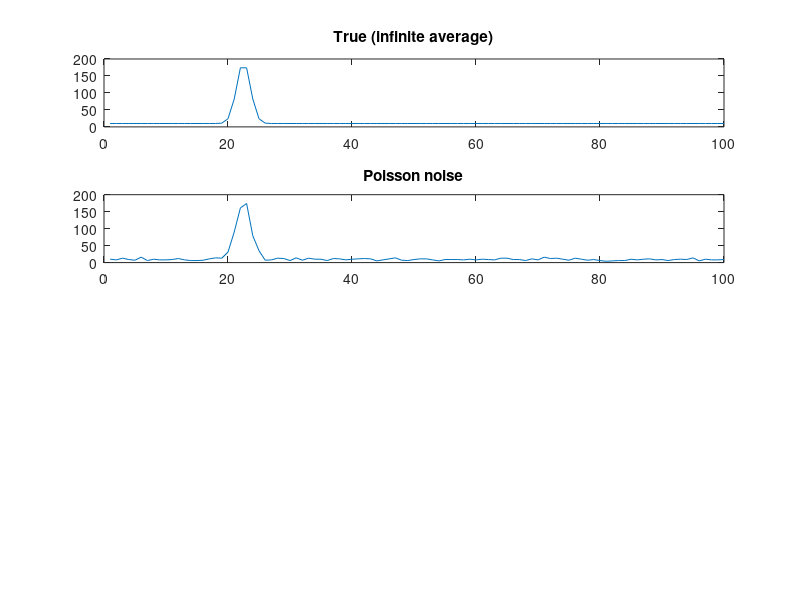

This figure's MATLAB source: (Note: this script raises an error after producing the figure.)
%% Demonstrates localization when only the position is unknown
% I.e., sigma, N, and lambda are known.

% To do: optimization for small patches to find optimal parameters,
% including correct integrals over the gaussians

%close all


D = 1:100;

mu = 22.5;
sigma = 1.1;
N = 500;
bg = 10; % fluorescent background

s = bg+round(N*normpdf(D, mu, sigma));

figure, 
subplot(4,1,1)
plot(s);
title('True (infinite average)')

y = poissrnd(s);

subplot(4,1,2)
plot(y)
title('Poisson noise')

mus = 1:.1:100;
for kk=1:numel(mus)
    muu = mus(kk);
    L(kk) = LH(y, muu, sigma, N);
end

subplot(4,1,3)
plot(mus(:), L(:))

title('ML')

mus = 1:.1:100;
for kk=1:numel(mus)
    muu = mus(kk);
    G(kk) = GE(y-bg, muu, sigma, N, lambda);
end

subplot(4,1,4)
plot(mus(:), G(:))
title('gaussian')

%% 2D Plots sigma -- mu

[MU, SIGMA] = meshgrid(linspace(22,23), linspace(.65,1.5));
for kk=1:numel(MU)
    LL(kk)=LH(y, MU(kk), SIGMA(kk), N);
end
LL = reshape(LL, size(MU));

figure, 
surface(MU, SIGMA, 500*LL/max(LL(:)), LL, 'edgecolor', 'none')
%axis equal
view(3)
grid on
xlabel('mu')
ylabel('sigma')